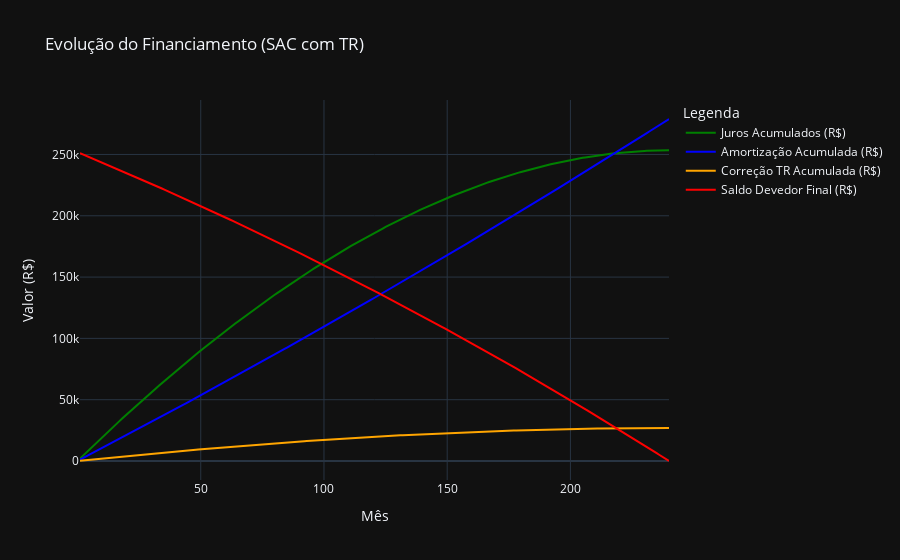

Write notebook code for a chart like this one.
### Markdown cell above
### 2)
- FINANCIAMENTO DE IMÓVEL VIA TABELA SAC COM A ENTRADA MÍNIMA EXIGIDA PELA INSTITUIÇÃO.
- ANALISAR O TOTAL DE JUROS PAGOS
- ANALISAR O PROPORCIONAL DE QUANTAS VEZES SE PAGA SOBRE O VALOR A VISTA
- COMPROVAR A FONTE DOS DADOS NO RELATÓRIO

##### Premissas:
- Apartamento de 60 metros quadrados, centro do rio
- Banco  de financiamento: Santander
- Juros: 9,10% anual
- CET: 9,77% anual
- TR: 1% anual
- Entrada: 20%
- Periodo: 240 meses

Fonte casa: https://www.quintoandar.com.br/imovel/893665808/comprar/apartamento-2-quartos-centro-rio-de-janeiro?from_route=%22search_results%22&house_tags=buyRented&house_tags=visualized&search_id=%22d4746a94-fb59-4f3f-b1e3-a10bc0e9e74a%22&search_rank=%7B%22sortMode%22%3A%22relevance%22%2C%22searchMode%22%3A%22list%22%2C%22resultsOrigin%22%3A%22search%22%2C%22personalization%22%3Atrue%7D

Fonte financiamento: https://www.financiamento.com.br/simulador/index.php#

### Code cell
simulador_casa(cet_anual=0.0977, t=240, valor_total_bem=315000, entrada_percentual=0.2,taxa_tr_anual=0.01)

### Figure 1 — Plotly figure (JSON) as saved in the notebook; plotly's stock layout.template omitted (floating-point values rounded to 4 significant figures; data arrays with more than 128 entries replaced by an {"elided": "..."} marker saying what was removed)
{"data": [{"hovertemplate": "Legenda=Juros Acumulados (R$)<br>Mês=%{x}<br>Valor (R$)=%{y}<extra></extra>", "legendgroup": "Juros Acumulados (R$)", "line": {"color": "green", "dash": "solid"}, "marker": {"symbol": "circle"}, "mode": "lines", "name": "Juros Acumulados (R$)", "orientation": "v", "showlegend": true, "x": {"elided": "240 int values"}, "xaxis": "x", "y": {"elided": "240 float values"}, "yaxis": "y", "type": "scatter"}, {"hovertemplate": "Legenda=Amortização Acumulada (R$)<br>Mês=%{x}<br>Valor (R$)=%{y}<extra></extra>", "legendgroup": "Amortização Acumulada (R$)", "line": {"color": "blue", "dash": "solid"}, "marker": {"symbol": "circle"}, "mode": "lines", "name": "Amortização Acumulada (R$)", "orientation": "v", "showlegend": true, "x": {"elided": "240 int values"}, "xaxis": "x", "y": {"elided": "240 float values"}, "yaxis": "y", "type": "scatter"}, {"hovertemplate": "Legenda=Correção TR Acumulada (R$)<br>Mês=%{x}<br>Valor (R$)=%{y}<extra></extra>", "legendgroup": "Correção TR Acumulada (R$)", "line": {"color": "orange", "dash": "solid"}, "marker": {"symbol": "circle"}, "mode": "lines", "name": "Correção TR Acumulada (R$)", "orientation": "v", "showlegend": true, "x": {"elided": "240 int values"}, "xaxis": "x", "y": {"elided": "240 float values"}, "yaxis": "y", "type": "scatter"}, {"hovertemplate": "Legenda=Saldo Devedor Final (R$)<br>Mês=%{x}<br>Valor (R$)=%{y}<extra></extra>", "legendgroup": "Saldo Devedor Final (R$)", "line": {"color": "red", "dash": "solid"}, "marker": {"symbol": "circle"}, "mode": "lines", "name": "Saldo Devedor Final (R$)", "orientation": "v", "showlegend": true, "x": {"elided": "240 int values"}, "xaxis": "x", "y": {"elided": "240 float values"}, "yaxis": "y", "type": "scatter"}], "layout": {"xaxis": {"anchor": "y", "domain": [0.0, 1.0], "title": {"text": "Mês"}}, "yaxis": {"anchor": "x", "domain": [0.0, 1.0], "title": {"text": "Valor (R$)"}}, "legend": {"title": {"text": "Legenda"}, "tracegroupgap": 0}, "title": {"text": "Evolução do Financiamento (SAC com TR)"}}}
